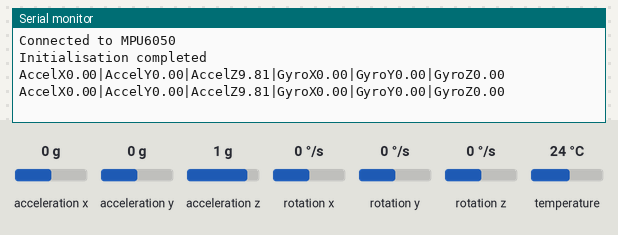
This sketch was run on a simulated Arduino Uno, built with avr-gcc and run on an emulated ATmega328P. Parts: the last lines printed to the serial monitor. The test bench sets the inputs (shaded band); at power-on: acceleration x 0 g, acceleration y 0 g, acceleration z 1 g, rotation x 0 °/s, rotation y 0 °/s, rotation z 0 °/s, temperature 24 °C.

Above: at 1.3 s.
1.4 s: acceleration x set to -1.4 g
At 2.7 s:
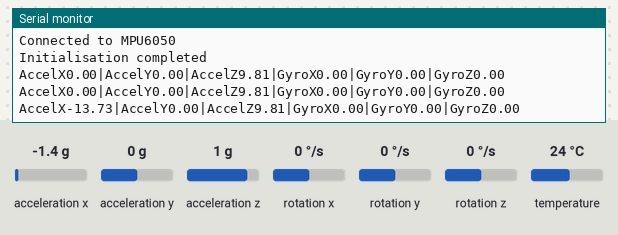
2.9 s: acceleration y set to -1.4 g
At 3.9 s:
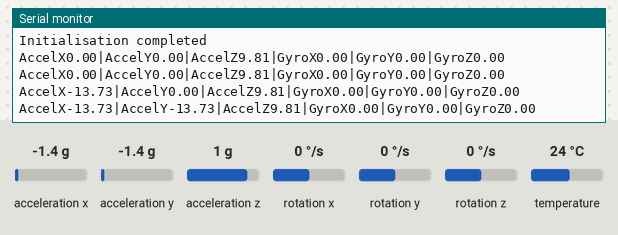
4.4 s: acceleration z set to -1.4 g
At 5.7 s:
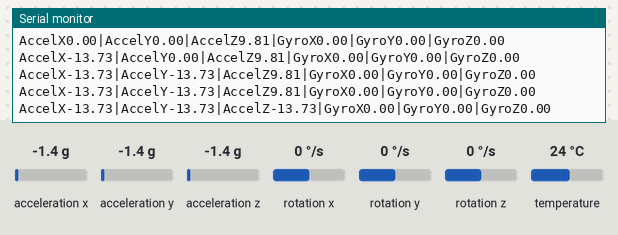
5.9 s: rotation x set to -192 °/s
At 7.0 s:
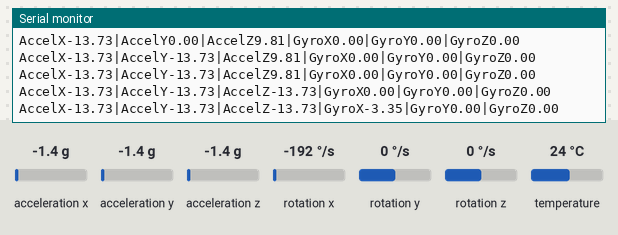
7.4 s: rotation y set to -192 °/s
At 9.0 s:
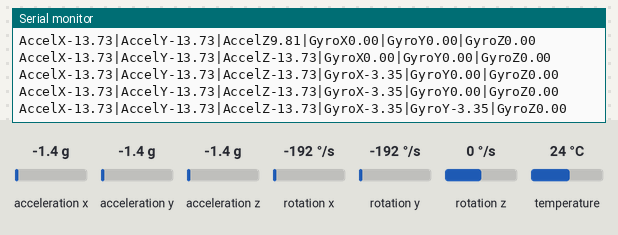

Measured:
- after the input at 1.4 s, the serial monitor: prints a new line after 0.71 s (image 1)
- after the input at 2.9 s, the serial monitor: prints a new line after 0.22 s (image 2)
- after the input at 4.4 s, the serial monitor: prints a new line after 0.73 s (image 3)
- after the input at 5.9 s, the serial monitor: prints a new line after 0.24 s (image 4)
- after the input at 7.4 s, the serial monitor: prints a new line after 0.75 s (image 5)

The sketch:

Gyroscope.ino
```cpp
#include <Adafruit_MPU6050.h>
#include <Adafruit_Sensor.h>
#include <Wire.h>

Adafruit_MPU6050 mpu;

void setup(void) {
  Serial.begin(9600);

  if (!mpu.begin()) {
    Serial.println("Cannot connect to MPU6050!");
    while (1) {
      delay(10);
    }
  }
  Serial.println("Connected to MPU6050");

  //setupt motion detection
  mpu.setHighPassFilter(MPU6050_HIGHPASS_0_63_HZ);
  mpu.setMotionDetectionThreshold(1);
  mpu.setMotionDetectionDuration(20);
  mpu.setInterruptPinLatch(true);	// Keep it latched.  Will turn off when reinitialized.
  mpu.setInterruptPinPolarity(true);
  mpu.setMotionInterrupt(true);

  Serial.println("Initialisation completed");
  delay(100);
}

void loop() {

  if(mpu.getMotionInterruptStatus()) {
    /* Get new sensor events with the readings */
    sensors_event_t a, g, temp;
    mpu.getEvent(&a, &g, &temp);
    Serial.print("AccelX");
    Serial.print(a.acceleration.x);
    Serial.print("|AccelY");
    Serial.print(a.acceleration.y);
    Serial.print("|AccelZ");
    Serial.print(a.acceleration.z);
    Serial.print("|GyroX");
    Serial.print(g.gyro.x);
    Serial.print("|GyroY");
    Serial.print(g.gyro.y);
    Serial.print("|GyroZ");
    Serial.print(g.gyro.z);
    Serial.println("");
  }

  delay(1000);
}
```
